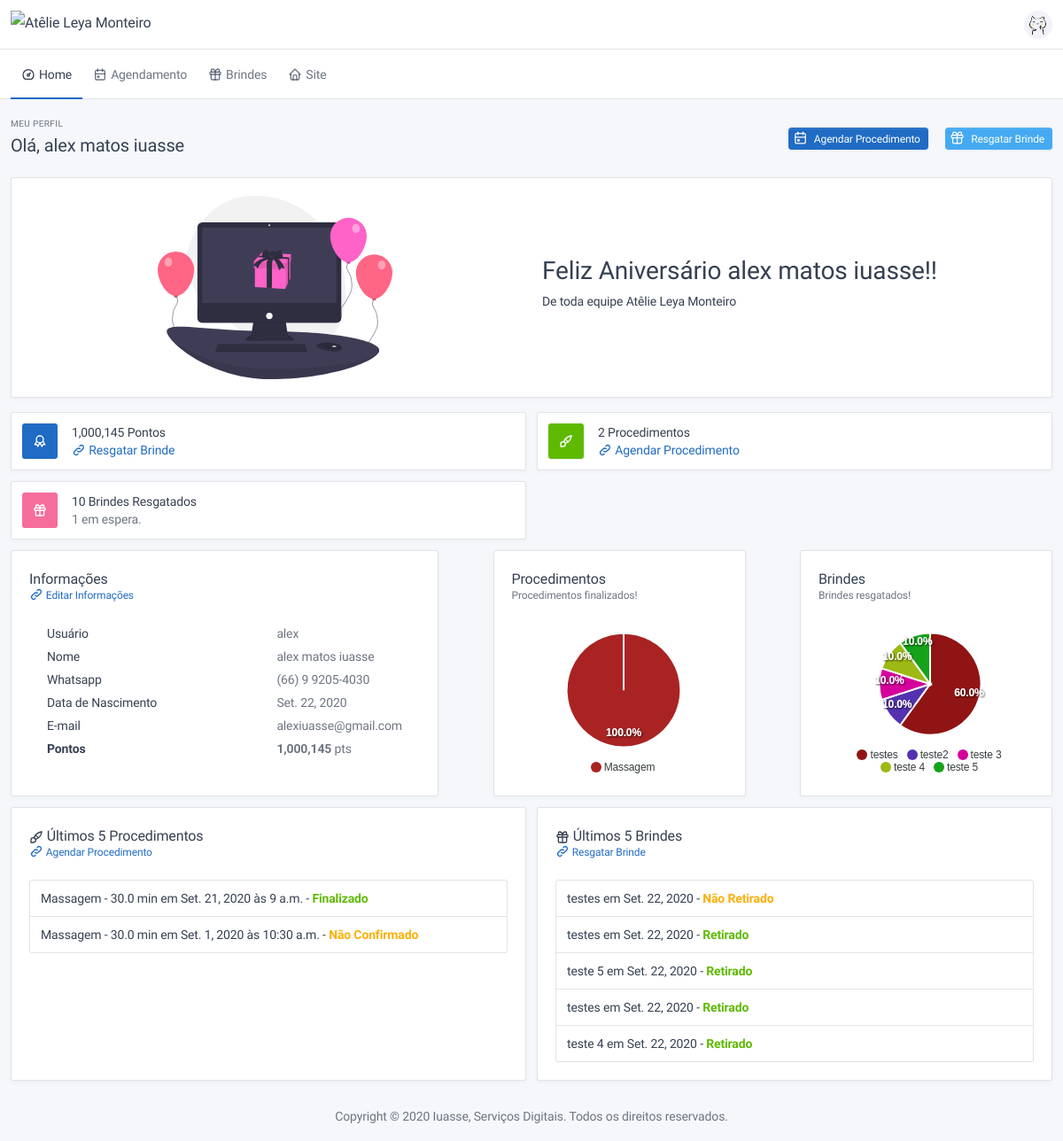
/user/frontend/profile/ (signed in), run on the app's committed database.
### users/models.py (models this page shows, shortened)
class Profile(BaseModel):
    name = models.CharField("nome completo", max_length=150)
    birth_date = models.DateField('data de nascimento', blank=True, null=True, help_text="Informe uma data válida!")
    whatsapp = models.CharField('whatsapp', max_length=16, help_text="Esse será o número usado para contato!")
    total_of_points = models.IntegerField(default=0, verbose_name='Total de pontos')
    user = models.OneToOneField(User, on_delete=models.CASCADE)
    def get_full_name(self):
        return self.name
    def is_birthday(self):
        today = datetime.today()
        return self.birth_date.day == today.day and self.birth_date.month == today.month if self.birth_date else False
    def get_dict_data(self):
        return {
            'Usuário': self.user.username,
            'Nome': self.get_full_name(),
            'Whatsapp': self.whatsapp,
            'Data de Nascimento': self.birth_date,
            'E-mail': self.user.email,
        }
    def get_service_sorted_by_actual_month(self):
        return self.user.orderofservice_set.all().order_by('-id')[:5]
    def sorted_reward_set(self):
        return self.user.rewardretrieved_set.order_by('-date', '-id')[:5]

class RewardRetrieved(BaseModel):
    reward = models.ForeignKey("config.Reward", on_delete=models.PROTECT, verbose_name="Brinde")
    points = models.IntegerField("Pontos", default=0)
    quantity = models.IntegerField("Quantidade", default=1)
    date = models.DateField("Data", default=timezone.localtime(timezone.now()))
    retrieved = models.BooleanField("Resgatado", default=False, help_text="Esse brinde já foi resgatado?")
    customer = models.ForeignKey(User, on_delete=models.CASCADE, verbose_name="Cliente")
    def get_contextual_html(self):
        return mark_safe(
            f"<span class='font-weight-bold text-success'>Retirado</span>" if self.retrieved
            else f"<span class='font-weight-bold text-warning'>Não Retirado</span>")

### service/models.py (models this page shows, shortened)
class OrderOfService(BaseModel):
    type_of_service = models.ForeignKey("config.TypeOfService", verbose_name="Procedimento", on_delete=models.SET_NULL,
                                        null=True)
    status = models.ForeignKey("config.StatusService", verbose_name="Status", on_delete=models.PROTECT)
    finished = models.BooleanField("finalizado", default=False)
    counted = models.BooleanField("contabilizado", default=False, help_text="Procedimento já foi contabilizado?")
    confirmed = models.BooleanField("confirmado", default=False, help_text="Procedimento foi confirmado?")
    canceled = models.BooleanField("cancelado", default=False, help_text="Procedimento foi cancelado?")
    date = models.DateField("Data", default=timezone.localtime(timezone.now()))
    time = models.TimeField("Hora", default=timezone.localtime(timezone.now()))
    observation = models.TextField("observação", blank=True)
    customer = models.ForeignKey(User, verbose_name="Cliente", on_delete=models.CASCADE, blank=True, null=True)
    def get_absolute_url_frontend(self):
        return reverse('service:frontend:get', kwargs={'pk': self.pk})
    def get_contextual_html(self):
        if self.finished:
            text = "<span class='font-weight-bold text-success'>Finalizado</span>"
        elif self.canceled:
            text = "<span class='font-weight-bold text-danger'>Cancelado</span>"
        elif not self.confirmed:
            text = "<span class='font-weight-bold text-warning'>Não Confirmado</span>"
        elif self.confirmed:
            text = "<span class='font-weight-bold text-info'>Confirmado</span>"
        else:
            text = "<span class='font-weight-bold text-default'>Em Aguardo</span>"
        return mark_safe(text)

### config/models.py (models this page shows, shortened)
class BaseConfigModel(BaseModel):
    name = models.CharField("nome", max_length=128)
    class Meta:
        abstract = True

class TypeOfService(BaseConfigModel):
    contextual = models.CharField("cor", default="#ffffff", max_length=7,
                                  help_text="Escolha uma cor para representar esse procedimento!")
    time = models.FloatField("tempo", default=30, help_text="Coloque o tempo em minutos, ex.: 1hr = 60min")
    value = models.DecimalField("Valor", max_digits=11, decimal_places=2, default=0,
                                help_text="Valor do procedimento, ele será usado para auto preenchimento de alguns "
                                          "campos!")
    rewarded_points = models.IntegerField("pontos ganhos", default=0)
    description = models.TextField("Descrição", blank=True, help_text="Usado no site para descrever o procedimento")
    image = models.ImageField("Foto", upload_to='images/', help_text="Foto representando o procedimento.",
                              blank=True, null=True)
    def __str__(self):
        return f"{self.name} - {self.time} min"

class Reward(BaseConfigModel):
    contextual = models.CharField("cor", default="#ffffff", max_length=7,
                                  help_text="Escolha uma cor para representar esse brinde!")
    quantity_in_points = models.IntegerField("quantidade de pontos", default=1)
    available = models.BooleanField("Disponível", default=True)
    description = models.TextField("Descrição", blank=True, help_text="Usado no site para descrever o brinde")
    image = models.ImageField("Foto", upload_to='images/', help_text="Foto representando o brinde.",
                              blank=True, null=True)

### users/views.py (the view)
# urls.py: path('profile/', profile_frontend, name='profile'),
@login_required
@require_http_methods(["GET"])
def profile_frontend(request):
    order_of_services = OrderOfService.objects.filter(customer=request.user)
    reward_retrieved = RewardRetrieved.objects.filter(customer=request.user)
    services = order_of_services.filter(status=settings.STATUS_SERVICE_FINISHED)
    type_of_services = TypeOfService.objects.filter(pk__in=services.values_list('type_of_service', flat=True))
    rewards = reward_retrieved.filter(retrieved=True)
    rewards_type = Reward.objects.filter(pk__in=rewards.values_list('reward', flat=True))
    top_row_deck = {
        'card_1': {
            'title': mark_safe(f'<span data-countup>{request.user.profile.total_of_points}</span> Pontos'),
            'subtitle': mark_safe(f'<a data-toggle="tooltip"href="{reverse("users:frontend:reward")}">'
                                  f'{ICON_LINK} Resgatar Brinde</a>'),
            'icon': ICON_AWARD,
            'bg_color': 'bg-blue',
        },
        'card_2': {
            'title': f'{order_of_services.count()} Procedimentos',
            'subtitle': mark_safe(f'<a data-toggle="tooltip"href="{reverse("users:frontend:calendar")}">'
                                  f'{ICON_LINK} Agendar Procedimento</a>'),
            'icon': ICON_WAND,
            'bg_color': 'bg-green',
        },
        'card_3': {
            'title': f'{reward_retrieved.filter(retrieved=True).count()} Brindes Resgatados',
            'subtitle': f'{reward_retrieved.filter(retrieved=False).count()} em espera.',
            'icon': ICON_GIFT,
            'bg_color': 'bg-pink',
        },
    }
    return render(request, "homepage_perfil/profile.html", {
        'top_row_deck': top_row_deck,
        'options_chart_service': SimplePie(
            width=250,
            series=[services.filter(type_of_service=t).count() for t in type_of_services],
            colors=[t.contextual for t in type_of_services],
            labels=[t.name for t in type_of_services],
        ).get_options(),
        'options_chart_reward': SimplePie(
            width=250,
            series=[rewards.filter(reward=r).count() for r in rewards_type],
            colors=[r.contextual for r in rewards_type],
            labels=[r.name for r in rewards_type],
        ).get_options(),
    })

### frontend/apexcharts/simple_pie.py (called while the page is built)
    def get_options(self):
        return {
            'series': self.series,
            'chart': {
                'width': self.width,
                'type': self.chart_type,
            },
            'colors': self.colors,
            'labels': self.labels,
            'title': {
                'text': self.title,
                'align': 'left'
            },
            'legend': {
                'position': 'bottom'
            },
            'responsive': [{
                'breakpoint': 480,
                'options': {
                    'chart': {
                        'width': 300
                    },
                }
            }],
        }

### frontend/templates/homepage_perfil/profile.html (shortened to what this page needs)
{% extends './base.html' %}
{% load static %}
{% load l10n %}
{% block content %}
<div class="container-xl">
    <div class="page-header">
        <div class="row align-items-center">
            <div class="col-auto">
                <div class="page-pretitle">Meu Perfil</div>
                <h2 class="page-title">
                    Olá, {{user.profile.get_full_name}}
                </h2>
            </div>
            <div class="col-auto ml-auto d-print-none">
                <a class="btn btn-sm btn-primary ml-3 d-none d-sm-inline-block" data-toggle="tooltip"
                   href="{% url 'users:frontend:calendar' %}"
                   title="{{TOOLTIP_SCHEDULE_SERVICE}}">
                    {{ICON_CALENDAR|safe}}
                    Agendar Procedimento
                </a>
                <a class="btn btn-sm btn-info ml-3 d-none d-sm-inline-block" data-toggle="tooltip"
                   href="{% url 'users:frontend:reward' %}"
                   title="{{TOOLTIP_RETRIEVE_REWARD}}">
                    {{ICON_GIFT|safe}}
                    Resgatar Brinde
                </a>
            </div>
        </div>
    </div>
    {% if user.profile.is_birthday %}
    <div class="card mb-3">
        <div class="card-body">
            <div class="row align-items-center">
                <div class="col-lg-3 col-md-auto ml-auto mr-auto">
                    <img alt="Aniversário" class="img-fluid img-birthday"
                         src="{% static 'homepage/dist/img/undraw_online_wishes_dlmr.svg' %}">
                </div>
                <div class="col-lg-6 col-md-auto">
                    <h1>Feliz Aniversário {{user.profile.get_full_name}}!!</h1>
                    <h4>De toda equipe {{NAME_OF_ENTERPRISE}}</h4>
                </div>
            </div>
        </div>
    </div>
    {% endif %}
    <div class="row row-deck row-cards">
        {% for k,v in top_row_deck.items %}
        <div class="col-sm-6 col-xl-3">
            <div class="card card-sm">
                <div class="card-body d-flex align-items-center">
                    <span class="{{v.bg_color}} text-white stamp mr-3">{{v.icon|safe}}</span>
                    <div class="mr-3 lh-sm">
                        <div class="strong">{{v.title}}</div>
                        <div class="text-muted">{{v.subtitle}}</div>
                    </div>
                </div>
            </div>
        </div>
        {% endfor %}
    </div>
    <div class="row row-deck row-cards">
        <div class="col-lg-5">
            <div class="card">
                <div class="card-body">
                    <h4 class="card-title">Informações</h4>
                    <div class="card-subtitle">
                        <a href="{% url 'users:frontend:update' %}">
                            {{ICON_LINK|safe}} Editar Informações
                        </a>
                    </div>
                    <div class="table-responsive">
                        <table class="card-table table-hover">
                            {% for k, v in user.profile.get_dict_data.items %}
                            <tr>
                                <td class="w-100">{{k}}</td>
                                <td class="text-nowrap text-muted">{{v}}</td>
                            </tr>
                            {% endfor %}
                            <tr>
                                <td class="w-100"><span class="font-weight-bold">Pontos</span></td>
                                <td class="text-nowrap text-muted">
                                    <span class="font-weight-bold" data-countup>{{user.profile.total_of_points}}</span>
                                    pts
                                </td>
                            </tr>
                        </table>
                    </div>
                </div>
            </div>
        </div>
        <div class="col-lg-3 ml-auto">
            <div class="card">
                <div class="card-body d-flex flex-column">
                    <h3 class="card-title">Procedimentos</h3>
                    <div class="card-subtitle">Procedimentos finalizados!</div>
                    <div class="d-flex align-items-center ml-auto mr-auto">
                        <div class="chart-sm" id="chart_service"></div>
                    </div>
                </div>
            </div>
        </div>
        <div class="col-lg-3 ml-auto">
            <div class="card">
                <div class="card-body d-flex flex-column">
                    <h3 class="card-title">Brindes</h3>
                    <div class="card-subtitle">Brindes resgatados!</div>
                    <div class="d-flex align-items-center ml-auto mr-auto">
                        <div class="chart-sm" id="chart_reward"></div>
                    </div>
                </div>
            </div>
        </div>
    </div>
    <div class="row row-deck row-cards">
        <div class="col-lg-6">
            <div class="card">
                <div class="card-body">
                    <h4 class="card-title">{{ICON_WAND|safe}} Últimos 5 Procedimentos</h4>
                    <div class="card-subtitle">
                        <a href="{% url 'users:frontend:calendar' %}">
                            {{ICON_LINK|safe}} Agendar Procedimento
                        </a>
                    </div>
                    <div class="list-group">
                        {% for s in user.profile.get_service_sorted_by_actual_month %}
                        <a class="list-group-item list-group-item-action"
                           href="{{s.get_absolute_url_frontend}}">
                            {{s.type_of_service}} em {{s.date}} às {{s.time}} - {{s.get_contextual_html}}
                        </a>
                        {% endfor %}
                    </div>
                </div>
            </div>
        </div>
        <div class="col-lg-6">
            <div class="card">
                <div class="card-body">
                    <h4 class="card-title">{{ICON_GIFT|safe}} Últimos 5 Brindes</h4>
                    <div class="card-subtitle">
                        <a href="{% url 'users:frontend:reward' %}">
                            {{ICON_LINK|safe}} Resgatar Brinde
                        </a>
                    </div>
                    <div class="list-group">
                        {% for r in user.profile.sorted_reward_set %}
                        <a class="list-group-item list-group-item-action" href="#">
                            {{r.reward.name}} em {{r.date}} - {{r.get_contextual_html}}
                        </a>
                        {% endfor %}
                    </div>
                </div>
            </div>
        </div>
    </div>
</div>
{% endblock %}

### frontend/templates/homepage_perfil/base.html (style rules this page uses)
body { display: none; }

### data on the page
Profile: get_dict_data "alex matos iuasse" "(66) 9 9205-4030" "Set. 22, 2020"
OrderOfService: type_of_service "Massagem - 30.0 min", date "Set. 21, 2020", time "9 a.m.", get_contextual_html "Finalizado"
OrderOfService: type_of_service "Massagem - 30.0 min", date "Set. 1, 2020", time "10:30 a.m.", get_contextual_html "Não Confirmado"
RewardRetrieved: reward.name "testes", date "Set. 22, 2020", get_contextual_html "Não Retirado"
RewardRetrieved: reward.name "testes", date "Set. 22, 2020", get_contextual_html "Retirado"
RewardRetrieved: reward.name "teste 5", date "Set. 22, 2020", get_contextual_html "Retirado"
RewardRetrieved: reward.name "testes", date "Set. 22, 2020", get_contextual_html "Retirado"
RewardRetrieved: reward.name "teste 4", date "Set. 22, 2020", get_contextual_html "Retirado"

### other printed values
{{ user.profile.get_full_name }} "alex matos iuasse"
{{ NAME_OF_ENTERPRISE }} "Atêlie Leya Monteiro"
{{ v.title }} "1,000,145 Pontos" "2 Procedimentos" "10 Brindes Resgatados"
{{ v.subtitle }} "Resgatar Brinde" "Agendar Procedimento" "1 em espera."
{{ k }} "Usuário" "Nome" "Whatsapp" "Data de Nascimento" "E-mail"
{{ v }} "alex" "alexiuasse@gmail.com"
{{ user.profile.total_of_points }} "1,000,145"
